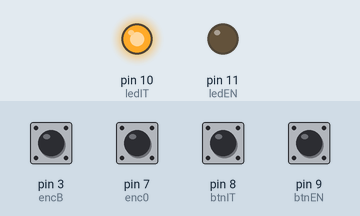
Bench run of a sketch on a simulated Arduino Leonardo, built with avr-gcc and run on an emulated ATmega32U4. Shown: output pins drawn as LEDs (lit = HIGH). The inputs (shaded band) are chosen by the test bench; at power-on: pin 3 (encB), pin 7 (enc0), pin 8 (btnIT), pin 9 (btnEN) HIGH. USB keyboard and mouse output is not drawn.

Above: at 1.2 s.
1.3 s: pin 9 (btnEN) pulled LOW for 0.15 s
At 2.1 s:
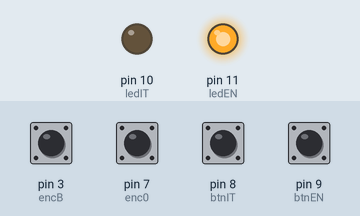
2.9 s: pin 8 (btnIT) pulled LOW for 0.15 s
At 3.4 s:
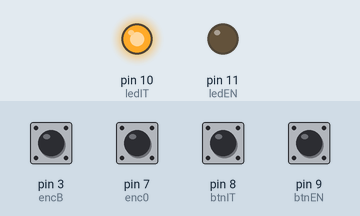
4.5 s: pin 9 (btnEN) pulled LOW for 1 s
At 5.8 s:
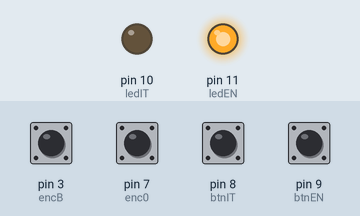
Timing chart, 0 to 7.5 s (numbered marks = the images above; inputs shaded):
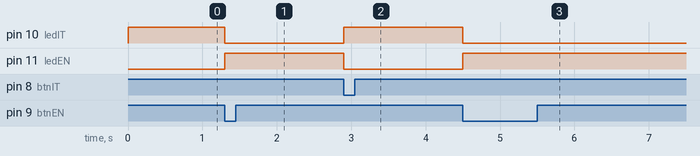

The sketch:

last_noLimit.ino
```cpp
/*
 * 0: ruota ferma
 * 1: ruota in movimento
 * 2: spin troppo lento
 * 3: spin ok
 * [char]: lettera corrispondente a fermata ruota
 */

#define btnIT 8
#define btnEN 9
#define ledIT 10
#define ledEN 11

#define encA 2
#define encB 3
#define enc0 7

int i = 0;
bool clkws = false;

int oldi = 0;
int I = 0;
int oldI = 0;
int oldoldI = 0;

#include "Keyboard.h"

void setup() {
  Keyboard.begin();

  pinMode(btnIT, INPUT_PULLUP);
  pinMode(btnEN, INPUT_PULLUP);
  pinMode(ledIT, OUTPUT);
  pinMode(ledEN, OUTPUT);

  pinMode(encA, INPUT);
  pinMode(encB, INPUT);
  pinMode(enc0, INPUT);
  digitalWrite(encA, LOW);
  digitalWrite(encB, LOW);
  digitalWrite(enc0, LOW);

  attachInterrupt(digitalPinToInterrupt(encB), chkB, RISING);
  attachInterrupt(digitalPinToInterrupt(enc0), chk0, RISING);

  while(!digitalRead(7));
  i = 0;

  //Serial.begin(9600);

}

long ledT = 0;
bool langEN = false;
bool btnITen = true;
bool btnENen = true;
long btnITtimer = 0;
long btnENtimer = 0;
int theV = 0;
float vel = 0;
long timeF = 0;

long wheelchk = 0;
bool isspinning = 0;
bool Ven = true;
bool timeFen = true;

long delta=0;

uint8_t w = 0;

bool ok = false;
uint8_t cc = 0;

int zero = -15;

float m = 0.038;
float q = 0.1;

void loop() {

  //LANGUAGE LED
  if (langEN) {
    digitalWrite(ledIT, LOW);
    digitalWrite(ledEN, HIGH);
  }
  else {
    digitalWrite(ledEN, LOW);
    digitalWrite(ledIT, HIGH);
  }

  //LANGUAGE BUTTON
  if (!digitalRead(btnIT) && btnITen) {
    ////Serial.println("ITALIANO");
    langEN = false;
    btnITen = false;
    btnITtimer = millis();
  }
  if (!digitalRead(btnEN) && btnENen) {
    ////Serial.println("INGLESE");
    langEN = true;
    btnENen = true;
    btnENtimer = millis();
  }
  if ((millis() - btnITtimer) > 500) {
    btnITen = true;
  }
  if ((millis() - btnENtimer) > 500) {
    btnENen = true;
  }


  //WHEEL STATE
  if ((millis() - wheelchk) > 300) {

    if (i != oldi) {

      isspinning = true;
      timeFen = true;
      float f = (I-oldI)-(oldI-oldoldI);

      if (f < 0) {
        if (Ven){
          theV = (I-oldI);
          Ven = false;
          vel = float(theV)/0.3/512*60;
          timeF = millis();

          //Serial.print("Vel MAX: ");
          //Serial.print(vel);
          //Serial.println(" rpm");
          //Serial.print("\n\nGiro");
        }

      }
      else {
        Ven = true;
      }


    }
    else {

      isspinning  = false;
      I = 0;

      Ven = true;

      if (timeFen) {

        float mmin = ((vel*m)+q)*0.85;
        float mmax = ((vel*m)+q)*1.15;

        mmin = 0;
        mmax = 99;

        delta = millis() - timeF;
        timeFen = false;
        if ((float(delta)/1000 > mmin) && (float(delta)/1000 < mmax)) {

          if (vel > 0) {

            ok = true;
            if (clkws) {
              //orario - numeri decrescono
              if (i < 11) {
                cc = 17;
              }
              else {
                cc = map(i + zero,1,514,1,18);
              }

            }
            else {
              //antiorario - numeri aumentano
              if (i < 24) {
                cc = 17;
              }
              else {
                cc = map(i + zero - 6,1,514,1,18);
              }

            }
            if (cc == 18) {cc = 17;}
            if (langEN) {
              Keyboard.write(char(64 + cc));
            }
            else {
              Keyboard.write(char(96 + cc));
            }
          }
          else {
            ok = false;
          }

        }
        else {
          ok = false;
        }
        //Serial.print("\n0: ");
        //Serial.print("min: ");
        //Serial.print(mmin);
        //Serial.print(" eff: ");
        //Serial.print(float(delta)/1000);
        //Serial.print(" max: ");
        //Serial.println(mmax);
        Ven = false;
      }

      theV = 0;
    }
    oldi = i;

    oldoldI = oldI;
    oldI = I;

    wheelchk = millis();
  }


}

void chkB() {
  if (digitalRead(encA)) {
    clkws = true;
    if (i<1) {
      i = 512;
    }
    else {
      i--;
    }
  }
  else{
    clkws = false;
    if (i>512) {
      i = 1;
    }
    else {
      i++;
    }
  }
  I++;

}

void chk0() {
  i = 0;
}
```

Measured:
- after the input at 1.3 s, pin 10 (ledIT): HIGH → LOW at once; pin 11 (ledEN): LOW → HIGH at once
- after the input at 2.9 s, pin 10 (ledIT): LOW → HIGH at once; pin 11 (ledEN): HIGH → LOW at once
- after the input at 4.5 s, pin 10 (ledIT): HIGH → LOW at once; pin 11 (ledEN): LOW → HIGH at once
